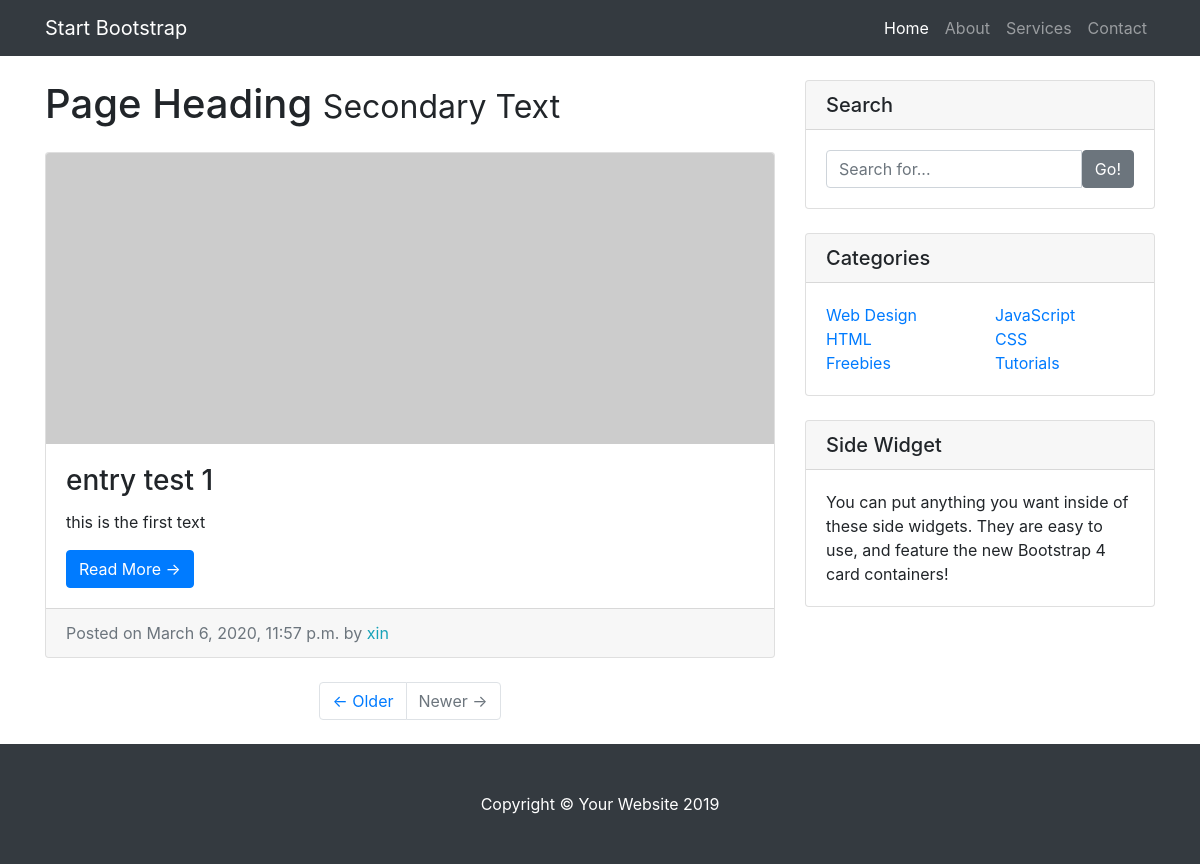
Before: / with the older database file.
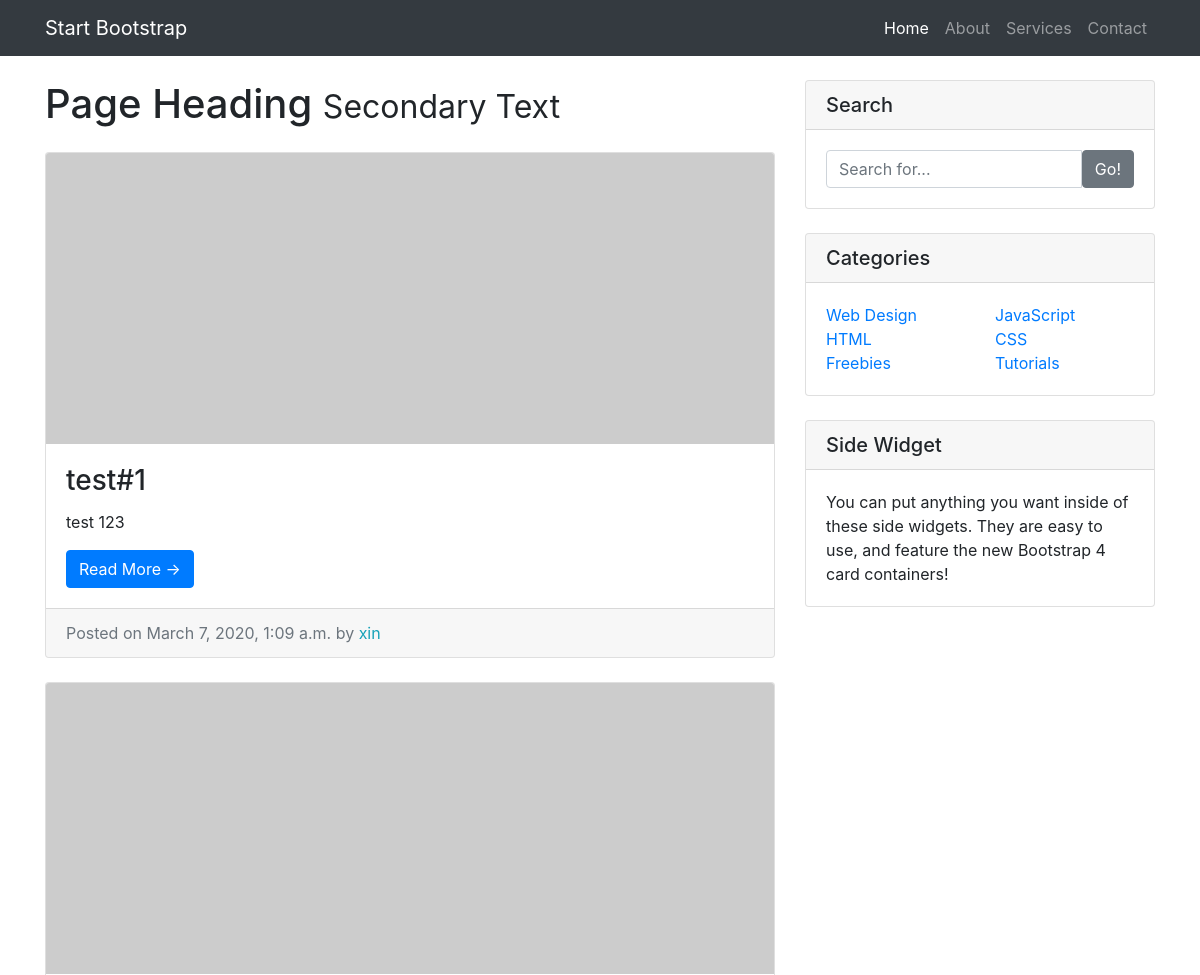
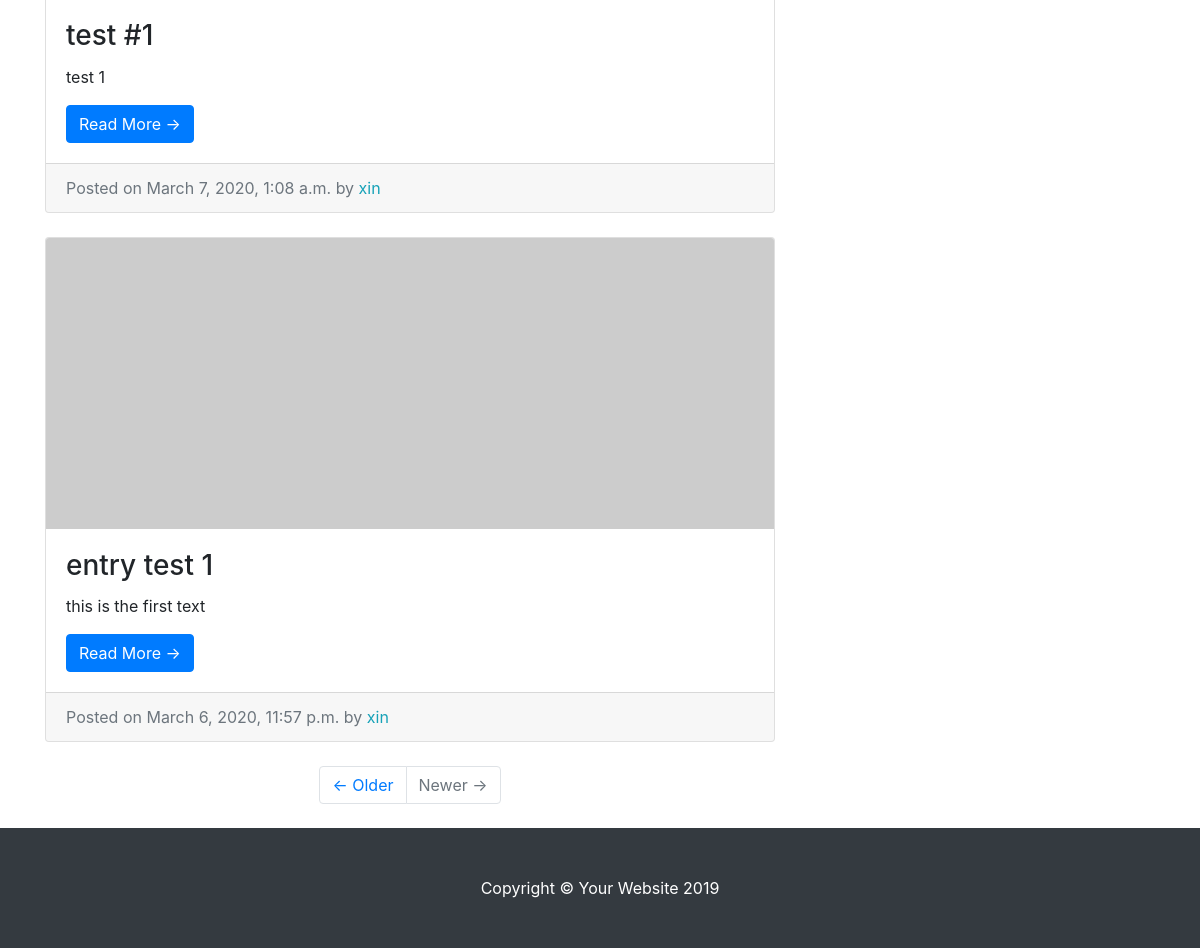
After: the same page with the newer database file (2 pictures, top to bottom).
### entries/models.py (models this page shows, shortened)
class Entry(models.Model):
    entry_title = models.CharField(max_length=50)
    entry_text = models.TextField()
    entry_date = models.DateTimeField(auto_now_add=True)
    entry_author = models.ForeignKey(User, on_delete=models.CASCADE)
    class Meta:
        verbose_name_plural = "entries"

### entries/views.py (the view)
# urls.py: path('', HomeView.as_view(), name = 'blog-home'),
class HomeView(ListView):
    model = Entry
    template_name = 'entries/index.html'
    context_object_name = "blog_entries"
    ordering = ['-entry_date']

### entries/templates/entries/index.html
      {% extends "entries/base.html" %}
      {% block content %}
      <div class="col-md-8">
        <h1 class="my-4">Page Heading
          <small>Secondary Text</small>
        </h1>
        {% for entry in blog_entries %}
        <div class="card mb-4">
          <img class="card-img-top" src="http://placehold.it/750x300" alt="Card image cap">
          <div class="card-body">
            <h3 class="card-title">{{ entry.entry_title }}</h3>
            <p class="card-text">{{ entry.entry_text|truncatechars:100  }}</p>
            <a href="{% url 'entry-detail' entry.pk %}" class="btn btn-primary">Read More &rarr;</a>
          </div>
          <div class="card-footer text-muted">
            Posted on {{ entry.entry_date }} by
            <span class="text-info mr-2">{{ entry.entry_author }}</span>
          </div>
        </div>
        {% endfor %}
        <ul class="pagination justify-content-center mb-4">
          <li class="page-item">
            <a class="page-link" href="#">&larr; Older</a>
          </li>
          <li class="page-item disabled">
            <a class="page-link" href="#">Newer &rarr;</a>
          </li>
        </ul>
      </div>
      {% endblock %}

### entries/templates/entries/base.html (shortened to what this page needs)
{% load static %}
<!DOCTYPE html>
<html lang="en">
<head>
  <link href="vendor/bootstrap/css/bootstrap.min.css" rel="stylesheet">
  <link href="css/blog-home.css" rel="stylesheet">
</head>
<body>
  <nav class="navbar navbar-expand-lg navbar-dark bg-dark fixed-top">
    <div class="container">
      <a class="navbar-brand" href="#">Start Bootstrap</a>
      <div class="collapse navbar-collapse" id="navbarResponsive">
        <ul class="navbar-nav ml-auto">
          <li class="nav-item active">
            <a class="nav-link" href="#">Home
            </a>
          </li>
          <li class="nav-item">
            <a class="nav-link" href="#">About</a>
          </li>
          <li class="nav-item">
            <a class="nav-link" href="#">Services</a>
          </li>
          <li class="nav-item">
            <a class="nav-link" href="#">Contact</a>
          </li>
        </ul>
      </div>
    </div>
  </nav>
  <div class="container">
    <div class="row">
      {% block content %} {% endblock %}
      <div class="col-md-4">
        <div class="card my-4">
          <h5 class="card-header">Search</h5>
          <div class="card-body">
            <div class="input-group">
              <input type="text" class="form-control" placeholder="Search for...">
              <span class="input-group-btn">
                <button class="btn btn-secondary" type="button">Go!</button>
              </span>
            </div>
          </div>
        </div>
        <div class="card my-4">
          <h5 class="card-header">Categories</h5>
          <div class="card-body">
            <div class="row">
              <div class="col-lg-6">
                <ul class="list-unstyled mb-0">
                  <li>
                    <a href="#">Web Design</a>
                  </li>
                  <li>
                    <a href="#">HTML</a>
                  </li>
                  <li>
                    <a href="#">Freebies</a>
                  </li>
                </ul>
              </div>
              <div class="col-lg-6">
                <ul class="list-unstyled mb-0">
                  <li>
                    <a href="#">JavaScript</a>
                  </li>
                  <li>
                    <a href="#">CSS</a>
                  </li>
                  <li>
                    <a href="#">Tutorials</a>
                  </li>
                </ul>
              </div>
            </div>
          </div>
        </div>
        <div class="card my-4">
          <h5 class="card-header">Side Widget</h5>
          <div class="card-body">
            You can put anything you want inside of these side widgets. They are easy to use, and feature the new Bootstrap 4 card containers!
          </div>
        </div>
      </div>
    </div>
  </div>
  <footer class="py-5 bg-dark">
    <div class="container">
      <p class="m-0 text-center text-white">Copyright &copy; Your Website 2019</p>
    </div>
  </footer>
</body>
</html>

### entries/statics/entries/css/blog-home.css (style rules this page uses)
body { padding-top: 56px; }

Changed rows visible on the page:
added Entry: entry_title "test#1", entry_text "test 123", entry_date "March 7, 2020, 1:09 a.m.", entry_author "xin"
added Entry: entry_title "test #1", entry_text "test 1", entry_date "March 7, 2020, 1:08 a.m.", entry_author "xin"
